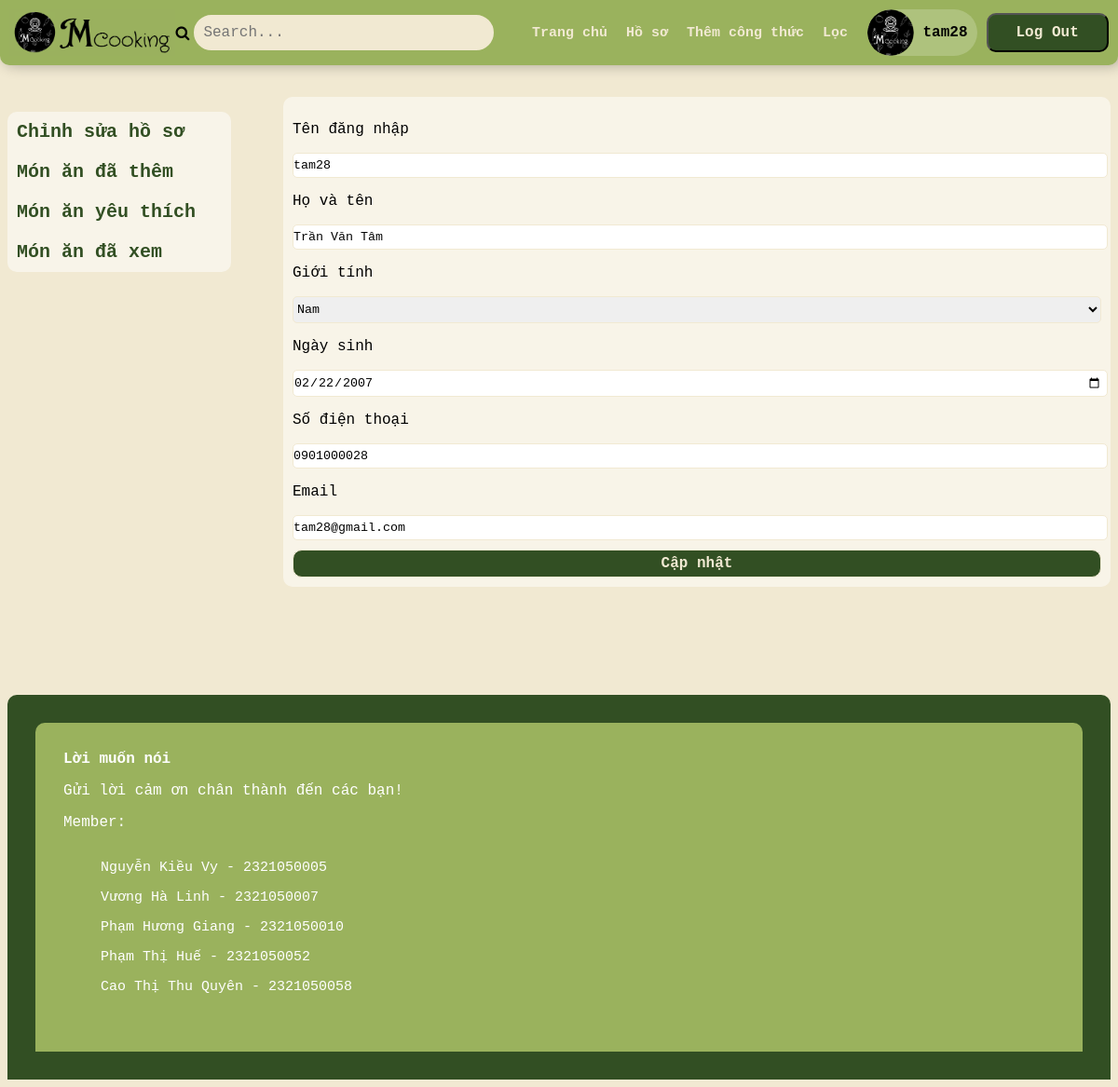
Screenshot of /gdnguoidung/index.php?page=hoso&tab=chinhsuahoso (signed in) with the database file from the repository.
### tables this page shows
CREATE TABLE IF NOT EXISTS nguoi_dung(
	id INT PRIMARY KEY AUTO_INCREMENT,
	ten_dang_nhap VARCHAR(50) NOT NULL,
	mat_khau VARCHAR(50) NOT NULL,
	ho_ten VARCHAR(50),
    gioi_tinh VARCHAR(5),
	email VARCHAR(50),
	sdt VARCHAR(10),
	vai_tro_id INT,
	ngay_sinh DATE,
	FOREIGN KEY (vai_tro_id) REFERENCES vai_tro(id)
);

### gdnguoidung/hoso/chinhsuahoso.php (the view, shortened to what this page needs)
<?php
    include('../connect.php');
    $username = $_SESSION['username'];
    $sql = "SELECT * from nguoi_dung where ten_dang_nhap = '$username'";
    $result = mysqli_query($conn, $sql);
    $nguoiDung = mysqli_fetch_assoc($result);
?>
<!DOCTYPE html>
<html lang="en">
<head>
    <link rel="stylesheet" href="style.css">
</head>
<body>
    <form action="index.php?page=hoso&tab=chinhsuahoso&id=<?php echo $nguoiDung['id'] ?>" method="post">
        <div>
            <p>Tên đăng nhập</p>
            <input type="text" name="ten-dang-nhap" value="<?php echo $nguoiDung['ten_dang_nhap']?>">
        </div>
        <div>
            <p>Họ và tên</p>
            <input type="text" name="ho-ten" value="<?php echo $nguoiDung['ho_ten']?>">
        </div>
        <div>
            <p>Giới tính</p>
            <select name="gioi-tinh">
                <option value="Nam"<?php echo $nguoiDung['gioi_tinh']=="Nam" ? "selected":""?>>Nam</option>
            </select>
        </div>
        <div>
            <p>Ngày sinh</p>
            <input type="date" name="ngay-sinh" value="<?php echo $nguoiDung['ngay_sinh']?>">
        </div>
        <div>
            <p>Số điện thoại</p>
            <input type="text" name="sdt" value="<?php echo $nguoiDung['sdt']?>">
        </div>
        <div>
            <p>Email</p>
            <input type="email" name="email" value="<?php echo $nguoiDung['email']?>">
        </div>
        <div>
            <input type="submit" value="Cập nhật">
        </div>
    </form>
</body>
</html>

### gdnguoidung/style.css (style rules this page uses)
body { font-family: 'Courier New', Courier, monospace; background-color: #f1e9d2; font-size: 16px; }
input::placeholder { font-family: 'Courier New', Courier, monospace; }

### gdnguoidung/hoso/chinhsuahoso.php (style rules this page uses)
input, select, textarea { width:100%; font-family: 'Courier New', Courier, monospace; border-radius: 5px; border:1px solid #f1e9d2; padding:5px; padding-inline-start: 0; }
input[type="submit"] { color: #f1e9d2; background-color: #324f23; font-size: 16px; border-radius: 10px; padding:5px 20px; font-weight:bold; cursor: pointer; margin-top:10px; }

### rows the page displays
nguoi_dung: ten-dang-nhap "tam28", ho-ten "Trần Văn Tâm", gioi-tinh "Nam", ngay-sinh "02/22/2007", sdt "0901000028", email "tam28@gmail.com"

### other values shown
$_SESSION["username"] "tam28"
